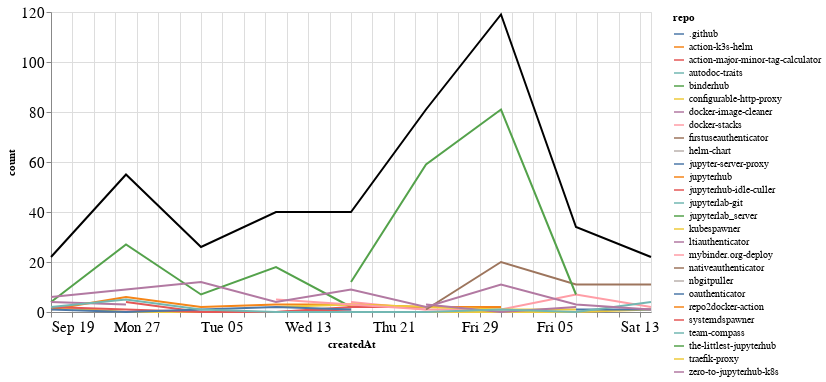

Notebook source saved alongside this figure:
### Markdown cell above
### Comments

### Code cell
comments_time = comments.groupby('repo').resample('W', on='createdAt').count()['author'].reset_index()
comments_time = comments_time.rename(columns={'author': 'count'})
comments_time_total = comments_time.groupby('createdAt').agg({"count": "sum"}).reset_index()
ch1 = alt.Chart(comments_time, width=600).mark_line().encode(
    x='createdAt',
    y='count',
    color='repo',
    tooltip="repo"
)

ch2 = alt.Chart(comments_time_total, width=600).mark_line(color="black").encode(
    x='createdAt',
    y='count',
)

ch1 + ch2

### Figure 1 — Vega-Lite specification as saved in the notebook (floating-point values rounded to 4 significant figures)
{"config": {"axisLeft": {"labelFontSize": 15}, "axisBottom": {"labelFontSize": 15}}, "layer": [{"data": {"name": "data-49f242928b796f134c79e11754b50aa2"}, "mark": "line", "encoding": {"color": {"type": "nominal", "field": "repo"}, "tooltip": {"type": "nominal", "field": "repo"}, "x": {"type": "temporal", "field": "createdAt"}, "y": {"type": "quantitative", "field": "count"}}, "width": 600}, {"data": {"name": "data-57b3bba60d1eaa7c966dbba4a431b997"}, "mark": {"type": "line", "color": "black"}, "encoding": {"x": {"type": "temporal", "field": "createdAt"}, "y": {"type": "quantitative", "field": "count"}}, "width": 600}], "$schema": "https://vega.github.io/schema/vega-lite/v4.8.1.json", "datasets": {"data-49f242928b796f134c79e11754b50aa2": [{"repo": ".github", "createdAt": "2021-10-24T00:00:00", "count": 1}, {"repo": "action-k3s-helm", "createdAt": "2021-10-10T00:00:00", "count": 5}, {"repo": "action-major-minor-tag-calculator", "createdAt": "2021-09-26T00:00:00", "count": 4}, {"repo": "action-major-minor-tag-calculator", "createdAt": "2021-10-03T00:00:00", "count": 0}, {"repo": "action-major-minor-tag-calculator", "createdAt": "2021-10-10T00:00:00", "count": 0}, {"repo": "action-major-minor-tag-calculator", "createdAt": "2021-10-17T00:00:00", "count": 1}, {"repo": "autodoc-traits", "createdAt": "2021-10-24T00:00:00", "count": 1}, {"repo": "binderhub", "createdAt": "2021-09-19T00:00:00", "count": 4}, {"repo": "binderhub", "createdAt": "2021-09-26T00:00:00", "count": 27}, {"repo": "binderhub", "createdAt": "2021-10-03T00:00:00", "count": 7}, {"repo": "binderhub", "createdAt": "2021-10-10T00:00:00", "count": 18}, {"repo": "binderhub", "createdAt": "2021-10-17T00:00:00", "count": 2}, {"repo": "configurable-http-proxy", "createdAt": "2021-09-19T00:00:00", "count": 2}, {"repo": "configurable-http-proxy", "createdAt": "2021-09-26T00:00:00", "count": 0}, {"repo": "configurable-http-proxy", "createdAt": "2021-10-03T00:00:00", "count": 0}, {"repo": "configurable-http-proxy", "createdAt": "2021-10-10T00:00:00", "count": 0}, {"repo": "configurable-http-proxy", "createdAt": "2021-10-17T00:00:00", "count": 0}, {"repo": "configurable-http-proxy", "createdAt": "2021-10-24T00:00:00", "count": 0}, {"repo": "configurable-http-proxy", "createdAt": "2021-10-31T00:00:00", "count": 0}, {"repo": "configurable-http-proxy", "createdAt": "2021-11-07T00:00:00", "count": 0}, {"repo": "configurable-http-proxy", "createdAt": "2021-11-14T00:00:00", "count": 1}, {"repo": "docker-image-cleaner", "createdAt": "2021-09-19T00:00:00", "count": 4}, {"repo": "docker-image-cleaner", "createdAt": "2021-09-26T00:00:00", "count": 3}, {"repo": "docker-stacks", "createdAt": "2021-10-17T00:00:00", "count": 4}, {"repo": "docker-stacks", "createdAt": "2021-10-24T00:00:00", "count": 1}, {"repo": "docker-stacks", "createdAt": "2021-10-31T00:00:00", "count": 1}, {"repo": "docker-stacks", "createdAt": "2021-11-07T00:00:00", "count": 7}, {"repo": "docker-stacks", "createdAt": "2021-11-14T00:00:00", "count": 2}, {"repo": "firstuseauthenticator", "createdAt": "2021-10-31T00:00:00", "count": 2}, {"repo": "helm-chart", "createdAt": "2021-10-10T00:00:00", "count": 1}, {"repo": "jupyter-server-proxy", "createdAt": "2021-11-07T00:00:00", "count": 1}, {"repo": "jupyter-server-proxy", "createdAt": "2021-11-14T00:00:00", "count": 1}, {"repo": "jupyterhub", "createdAt": "2021-09-19T00:00:00", "count": 1}, {"repo": "jupyterhub", "createdAt": "2021-09-26T00:00:00", "count": 6}, {"repo": "jupyterhub", "createdAt": "2021-10-03T00:00:00", "count": 2}, {"repo": "jupyterhub", "createdAt": "2021-10-10T00:00:00", "count": 3}, {"repo": "jupyterhub", "createdAt": "2021-10-17T00:00:00", "count": 3}, {"repo": "jupyterhub", "createdAt": "2021-10-24T00:00:00", "count": 2}, {"repo": "jupyterhub", "createdAt": "2021-10-31T00:00:00", "count": 2}, {"repo": "jupyterhub-idle-culler", "createdAt": "2021-09-19T00:00:00", "count": 2}, {"repo": "jupyterhub-idle-culler", "createdAt": "2021-09-26T00:00:00", "count": 1}, {"repo": "jupyterhub-idle-culler", "createdAt": "2021-10-03T00:00:00", "count": 0}, {"repo": "jupyterhub-idle-culler", "createdAt": "2021-10-10T00:00:00", "count": 0}, {"repo": "jupyterhub-idle-culler", "createdAt": "2021-10-17T00:00:00", "count": 2}, {"repo": "jupyterhub-idle-culler", "createdAt": "2021-10-24T00:00:00", "count": 2}, {"repo": "jupyterlab-git", "createdAt": "2021-10-03T00:00:00", "count": 2}, {"repo": "jupyterlab_server", "createdAt": "2021-10-03T00:00:00", "count": 1}, {"repo": "kubespawner", "createdAt": "2021-10-10T00:00:00", "count": 2}, {"repo": "kubespawner", "createdAt": "2021-10-17T00:00:00", "count": 3}, {"repo": "kubespawner", "createdAt": "2021-10-24T00:00:00", "count": 2}, {"repo": "kubespawner", "createdAt": "2021-10-31T00:00:00", "count": 1}, {"repo": "kubespawner", "createdAt": "2021-11-07T00:00:00", "count": 1}, {"repo": "ltiauthenticator", "createdAt": "2021-10-24T00:00:00", "count": 3}, {"repo": "ltiauthenticator", "createdAt": "2021-10-31T00:00:00", "count": 0}, {"repo": "ltiauthenticator", "createdAt": "2021-11-07T00:00:00", "count": 2}, {"repo": "mybinder.org-deploy", "createdAt": "2021-10-10T00:00:00", "count": 5}, {"repo": "mybinder.org-deploy", "createdAt": "2021-10-17T00:00:00", "count": 3}, {"repo": "mybinder.org-deploy", "createdAt": "2021-10-24T00:00:00", "count": 1}, {"repo": "nativeauthenticator", "createdAt": "2021-10-24T00:00:00", "count": 1}, {"repo": "nativeauthenticator", "createdAt": "2021-10-31T00:00:00", "count": 20}, {"repo": "nativeauthenticator", "createdAt": "2021-11-07T00:00:00", "count": 11}, {"repo": "nativeauthenticator", "createdAt": "2021-11-14T00:00:00", "count": 11}, {"repo": "nbgitpuller", "createdAt": "2021-11-14T00:00:00", "count": 2}, {"repo": "oauthenticator", "createdAt": "2021-09-19T00:00:00", "count": 1}, {"repo": "oauthenticator", "createdAt": "2021-09-26T00:00:00", "count": 0}, {"repo": "oauthenticator", "createdAt": "2021-10-03T00:00:00", "count": 1}, {"repo": "oauthenticator", "createdAt": "2021-10-10T00:00:00", "count": 2}, {"repo": "oauthenticator", "createdAt": "2021-10-17T00:00:00", "count": 1}, {"repo": "repo2docker-action", "createdAt": "2021-11-07T00:00:00", "count": 2}, {"repo": "systemdspawner", "createdAt": "2021-10-24T00:00:00", "count": 3}, {"repo": "team-compass", "createdAt": "2021-09-19T00:00:00", "count": 2}, {"repo": "team-compass", "createdAt": "2021-09-26T00:00:00", "count": 5}, {"repo": "team-compass", "createdAt": "2021-10-03T00:00:00", "count": 1}, {"repo": "team-compass", "createdAt": "2021-10-10T00:00:00", "count": 0}, {"repo": "team-compass", "createdAt": "2021-10-17T00:00:00", "count": 0}, {"repo": "team-compass", "createdAt": "2021-10-24T00:00:00", "count": 0}, {"repo": "team-compass", "createdAt": "2021-10-31T00:00:00", "count": 1}, {"repo": "team-compass", "createdAt": "2021-11-07T00:00:00", "count": 0}, {"repo": "team-compass", "createdAt": "2021-11-14T00:00:00", "count": 4}, {"repo": "the-littlest-jupyterhub", "createdAt": "2021-10-17T00:00:00", "count": 12}, {"repo": "the-littlest-jupyterhub", "createdAt": "2021-10-24T00:00:00", "count": 59}, {"repo": "the-littlest-jupyterhub", "createdAt": "2021-10-31T00:00:00", "count": 81}, {"repo": "the-littlest-jupyterhub", "createdAt": "2021-11-07T00:00:00", "count": 7}, {"repo": "traefik-proxy", "createdAt": "2021-10-24T00:00:00", "count": 3}, {"repo": "zero-to-jupyterhub-k8s", "createdAt": "2021-09-19T00:00:00", "count": 6}, {"repo": "zero-to-jupyterhub-k8s", "createdAt": "2021-09-26T00:00:00", "count": 9}, {"repo": "zero-to-jupyterhub-k8s", "createdAt": "2021-10-03T00:00:00", "count": 12}, {"repo": "zero-to-jupyterhub-k8s", "createdAt": "2021-10-10T00:00:00", "count": 4}, {"repo": "zero-to-jupyterhub-k8s", "createdAt": "2021-10-17T00:00:00", "count": 9}, {"repo": "zero-to-jupyterhub-k8s", "createdAt": "2021-10-24T00:00:00", "count": 2}, {"repo": "zero-to-jupyterhub-k8s", "createdAt": "2021-10-31T00:00:00", "count": 11}, {"repo": "zero-to-jupyterhub-k8s", "createdAt": "2021-11-07T00:00:00", "count": 3}, {"repo": "zero-to-jupyterhub-k8s", "createdAt": "2021-11-14T00:00:00", "count": 1}], "data-57b3bba60d1eaa7c966dbba4a431b997": [{"createdAt": "2021-09-19T00:00:00", "count": 22}, {"createdAt": "2021-09-26T00:00:00", "count": 55}, {"createdAt": "2021-10-03T00:00:00", "count": 26}, {"createdAt": "2021-10-10T00:00:00", "count": 40}, {"createdAt": "2021-10-17T00:00:00", "count": 40}, {"createdAt": "2021-10-24T00:00:00", "count": 81}, {"createdAt": "2021-10-31T00:00:00", "count": 119}, {"createdAt": "2021-11-07T00:00:00", "count": 34}, {"createdAt": "2021-11-14T00:00:00", "count": 22}]}}
